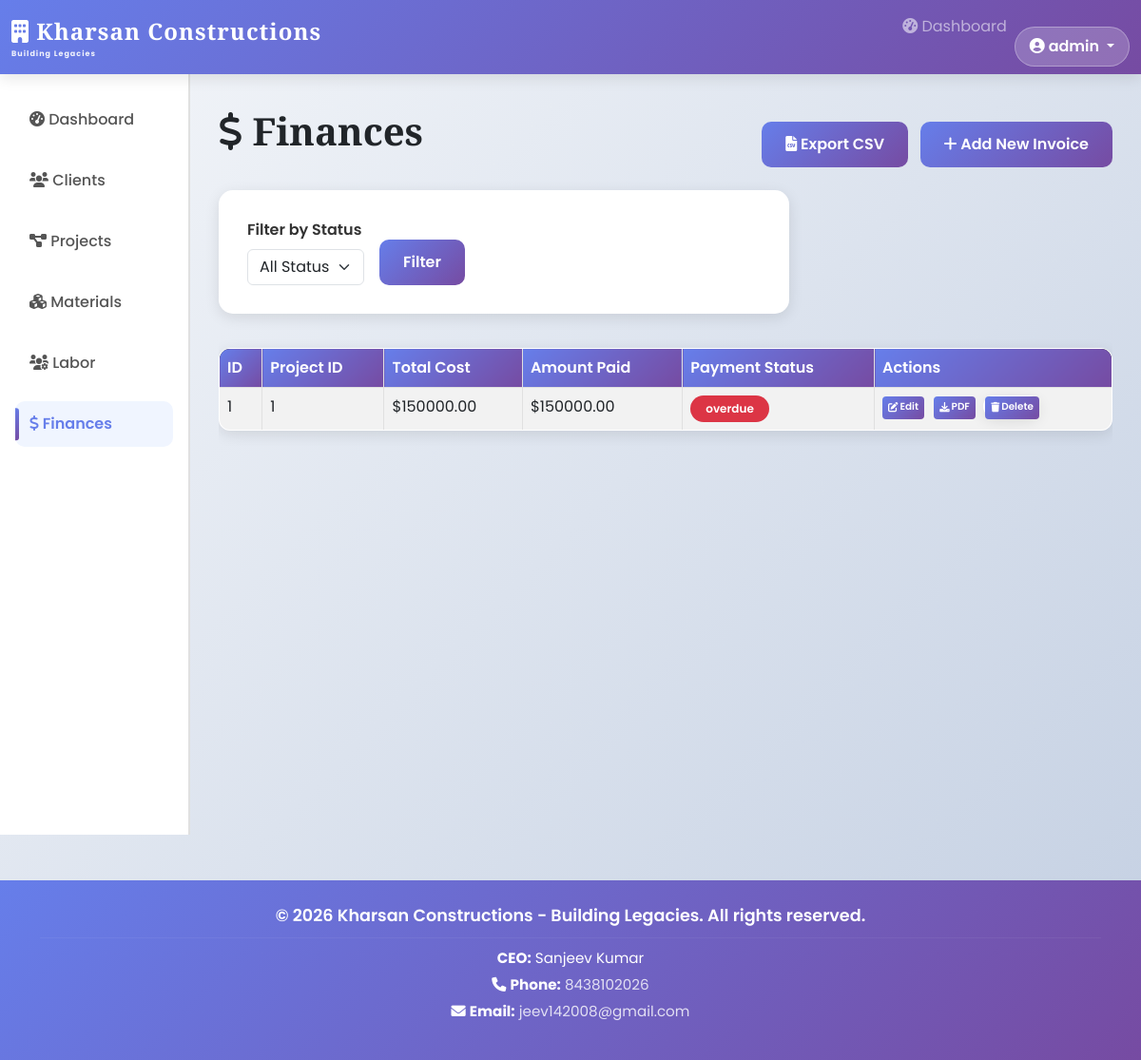
The app's page /finances (signed in) with its own data.
### tables this page shows
CREATE TABLE finances (
    invoice_id INTEGER PRIMARY KEY AUTOINCREMENT,
    project_id INTEGER,
    total_cost REAL,
    amount_paid REAL,
    payment_status TEXT,
    FOREIGN KEY (project_id) REFERENCES projects(project_id)
);

### backend.py (the view)
@app.route('/finances')
@login_required
def finances():
    status_filter = request.args.get('status')
    conn = get_db_connection()
    if status_filter:
        finances_list = conn.execute('SELECT * FROM finances WHERE payment_status = ?', (status_filter,)).fetchall()
    else:
        finances_list = conn.execute('SELECT * FROM finances').fetchall()
    conn.close()
    return render_template('finances.html', finances=finances_list, status_filter=status_filter)

### backend.py (called while the page is built)
def get_db_connection():
    conn = sqlite3.connect(DATABASE)
    conn.row_factory = sqlite3.Row
    return conn

def login_required(f):
    @wraps(f)
    def decorated_function(*args, **kwargs):
        if 'user_id' not in session:
            return redirect(url_for('login'))
        return f(*args, **kwargs)
    return decorated_function

### templates/finances.html (shortened to what this page needs)
{% extends "base.html" %}
{% block content %}
<div class="d-flex justify-content-between align-items-center mb-4">
    <h1><i class="fas fa-dollar-sign"></i> Finances</h1>
    <div>
        <a href="{{ url_for('export_table', table='finances') }}" class="btn btn-success me-2"><i class="fas fa-file-csv"></i> Export CSV</a>
        <a href="{{ url_for('add_invoice') }}" class="btn btn-primary"><i class="fas fa-plus"></i> Add New Invoice</a>
    </div>
</div>
<form method="get" class="mb-3">
    <div class="row g-3 align-items-end">
        <div class="col-md-3">
            <label for="status" class="form-label">Filter by Status</label>
            <select name="status" id="status" class="form-select">
                <option value="">All Status</option>
            </select>
        </div>
        <div class="col-md-2">
            <button type="submit" class="btn btn-secondary">Filter</button>
        </div>
    </div>
</form>
<div class="table-responsive">
    <table class="table table-striped table-hover">
        <thead class="table-dark">
            <tr>
                <th>ID</th>
                <th>Project ID</th>
                <th>Total Cost</th>
                <th>Amount Paid</th>
                <th>Payment Status</th>
                <th>Actions</th>
            </tr>
        </thead>
        <tbody>
            {% for invoice in finances %}
            <tr>
                <td>{{ invoice['invoice_id'] }}</td>
                <td>{{ invoice['project_id'] }}</td>
                <td>${{ "%.2f"|format(invoice['total_cost']) }}</td>
                <td>${{ "%.2f"|format(invoice['amount_paid']) }}</td>
                <td>
                    <span class="badge {% if invoice['payment_status'] == 'paid' %}bg-success{% elif invoice['payment_status'] == 'pending' %}bg-warning{% else %}bg-danger{% endif %}">
                        {{ invoice['payment_status'] }}
                    </span>
                </td>
                <td>
                    <a href="{{ url_for('edit_invoice', id=invoice['invoice_id']) }}" class="btn btn-warning btn-sm me-1"><i class="fas fa-edit"></i> Edit</a>
                    <a href="{{ url_for('download_invoice', id=invoice['invoice_id']) }}" class="btn btn-info btn-sm me-1"><i class="fas fa-download"></i> PDF</a>
                    <form method="post" action="{{ url_for('delete_invoice', id=invoice['invoice_id']) }}" class="d-inline" onsubmit="return confirm('Are you sure you want to delete this invoice?')">
                        <button type="submit" class="btn btn-danger btn-sm"><i class="fas fa-trash"></i> Delete</button>
                    </form>
                </td>
            </tr>
            {% endfor %}
        </tbody>
    </table>
</div>
{% endblock %}

### static/style.css (style rules this page uses)
* { font-family: 'Poppins', sans-serif; margin: 0; padding: 0; box-sizing: border-box; }
h1, h2, h3, h4, h5, h6 { font-family: 'Playfair Display', serif; font-weight: 700; }
body { background: linear-gradient(135deg, #f5f7fa 0%, #c3cfe2 100%); min-height: 100vh; }
table { width: 100%; border-collapse: collapse; margin-top: 20px; background: white; border-radius: 12px; overflow: hidden; box-shadow: 0 4px 15px rgba(0, 0, 0, 0.1); animation: fadeIn 0.6s ease-in; }
table, th, td { border: 1px solid #e0e0e0; }
th { background: linear-gradient(135deg, #667eea 0%, #764ba2 100%); color: white; padding: 15px; text-align: left; font-weight: 600; }
td { padding: 12px 15px; color: #555; }
tr { transition: all 0.3s ease; }
form { background: white; padding: 30px; border-radius: 15px; box-shadow: 0 4px 15px rgba(0, 0, 0, 0.1); animation: slideUp 0.6s ease-out; max-width: 600px; }
label { display: block; margin-bottom: 8px; font-weight: 600; color: #333; }
input, select, textarea { width: 100%; padding: 12px 15px; margin-top: 5px; border: 2px solid #e0e0e0; border-radius: 10px; font-size: 1rem; transition: all 0.3s ease; font-family: 'Poppins', sans-serif; }
button, .btn { padding: 12px 25px; background: linear-gradient(135deg, #667eea 0%, #764ba2 100%); color: white; border: none; border-radius: 10px; cursor: pointer; font-weight: 600; font-size: 1rem; transition: all 0.3s ease; font-family: 'Poppins', sans-serif; margin-top: 20px; }
.btn-sm { padding: 3px 6px !important; font-size: 0.65rem !important; margin-top: 0 !important; border-radius: 4px !important; display: inline-flex; align-items: center; gap: 2px; height: 24px; white-space: nowrap; line-height: 1; }
.btn-sm i { font-size: 0.65rem; }
.btn-sm + .btn-sm, .btn-sm + form .btn-sm { margin-left: 2px; }
.d-inline { display: inline !important; margin: 0 !important; padding: 0 !important; }
.d-inline .btn-sm { margin-left: 2px; vertical-align: middle; }
.badge { padding: 8px 16px; border-radius: 20px; font-weight: 600; animation: popIn 0.3s ease-out; }
a { color: #667eea; text-decoration: none; transition: all 0.3s ease; }

### templates/base.html (style rules this page uses)
* { font-family: 'Poppins', sans-serif; }
h1, h2, h3, h4, h5, h6 { font-family: 'Playfair Display', serif; font-weight: 700; }
body { background-color: #f5f7fa; animation: fadeIn 0.5s ease-in; }

### records on screen
finances: invoice_id "1", project_id "1", total_cost "150000.00", amount_paid "150000.00", payment_status "overdue"

### other values on screen
{{ session['username'] }} "admin"
